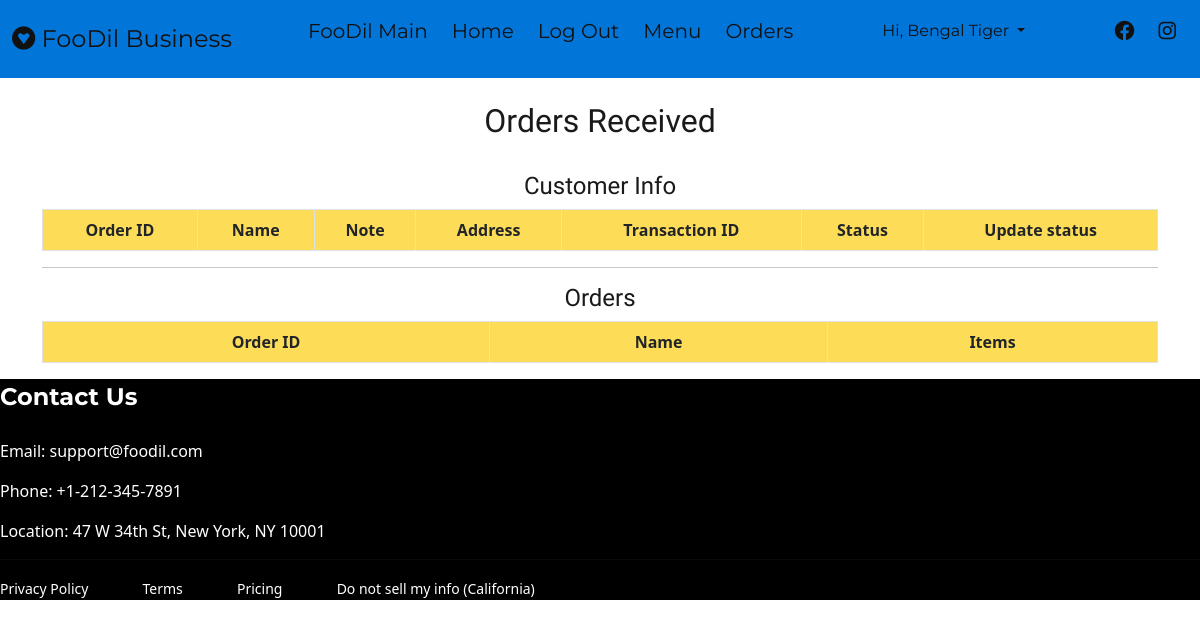
Page /restaurant/orders/ (signed in) on the earlier database version.
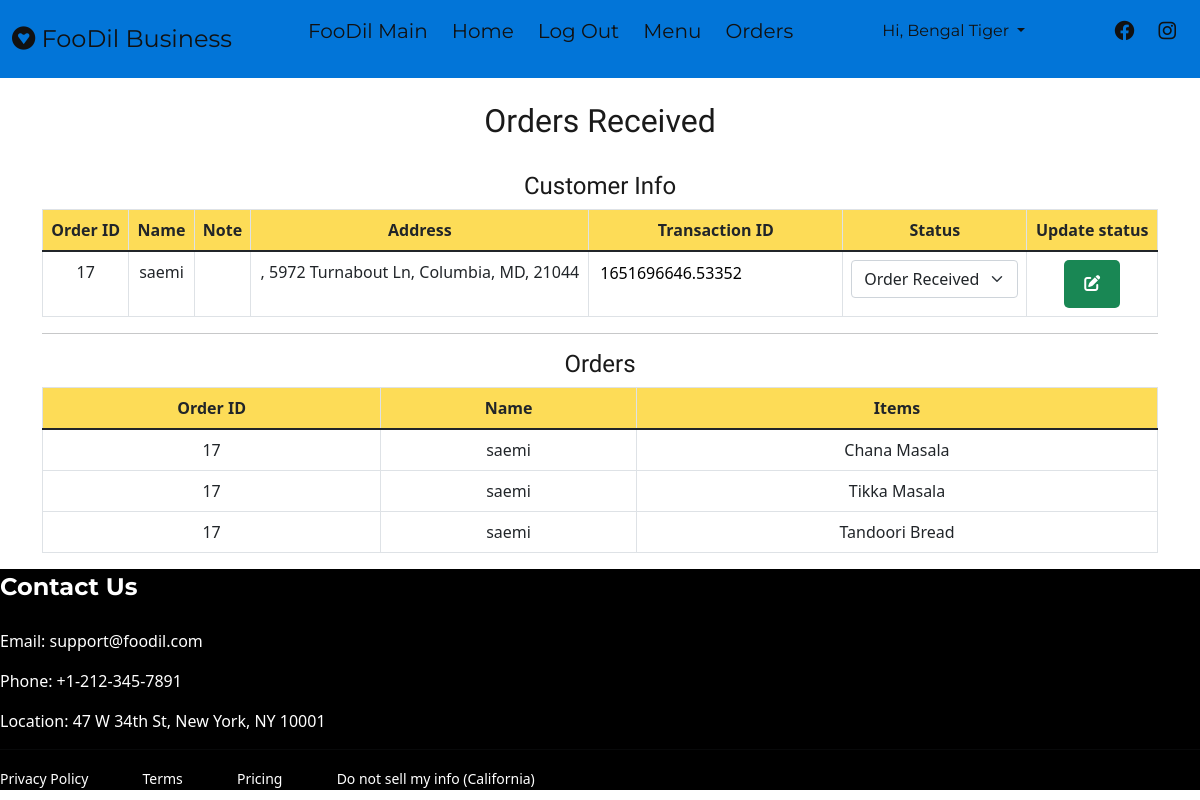
Same page on the later database version.
### restaurant/models.py (models this page shows, shortened)
class Restaurant_Account(models.Model):
    user = models.OneToOneField(User, on_delete=models.CASCADE)
    is_customer = models.BooleanField(default=False)
    is_restaurant = models.BooleanField(default=True)
    restaurantID = models.AutoField(primary_key=True)
    name = models.CharField(max_length=200)
    isActive = models.BooleanField(default=True)
    image = models.ImageField(upload_to='images/', blank=True)
    phoneNumberRegex = RegexValidator(regex = r"^(?:(?:\+?1\s*(?:[.-]\s*)?)?(?:\(\s*([2-9]1[02-9]|[2-9][02-8]1|[2-9][02-8][02-9])\s*\)|([2-9]1[02-9]|[2-9][02-8]1|[2-9][02-8][02-9]))\s*(?:[.-]\s*)?)?([2-9]1[02-9]|[2-9][02-9]1|[2-9][02-9]{2})\s*(?:[.-]\s*)?([0-9]{4})(?:\s*(?:#|x\.?|ext\.?|extension)\s*(\d+))?$")
    phone = models.CharField(validators = [phoneNumberRegex], max_length = 12, unique = True)
    website = models.URLField(blank=True)
    country = models.CharField(max_length=50)
    hours = models.CharField(max_length=150, null=True, blank=True)

class Menu(models.Model):
    restaurantID = models.ForeignKey(Restaurant_Account, on_delete=models.CASCADE, default=None, null=True)
    item = models.CharField(max_length=100)
    itemImage = models.ImageField(upload_to='images/', blank=True)
    price = models.DecimalField(max_digits=6, decimal_places=2)
    category = models.CharField(
        max_length=20,
        choices=CHOICES)
    def __str__(self):
        return self.item

### customer/models.py (models this page shows, shortened)
class DeliveryAddress(models.Model):
    username = models.ForeignKey(Customer_Account, on_delete=models.SET_NULL, null=True)
    order = models.ForeignKey(Order, on_delete=models.SET_NULL, blank=True, null=True)
    address_1 = models.CharField(max_length=200)
    address_2 = models.CharField(max_length=100)
    city = models.CharField(max_length=100)
    state = models.CharField(
        max_length=50,
        choices=[('', 'Choose state'),('AL', 'Alabama'),('AK', 'Alaska'),('AZ', 'Arizona'),('AR', 'Arkansas'),('CA', 'California'),('CO', 'Colorado'),('CT', 'Conneticut'),('DE', 'Delaware'),('DC', 'Dist. of Columbia'),('FL', 'Florida'),('GA', 'Georgia'),('GU', 'Guam'),('HI', 'Hawaii'),('ID', 'Idaho'),('IL', 'Illinois'),('IN', 'Indiana'),('IA', 'Iowa'),('KS', 'Kansas'),('KY', 'Kentucky'),('LA', 'Louisiana'),('ME', 'Maine'),('MD', 'Maryland'),('MA', 'Massachusetts'),('MI', 'Michigan'),('MIN', 'Minnesota'),('MS', 'Mississippi'),('MO', 'Missouri'),('MT', 'Montana'),('NE', 'Nebraska'),('NV', 'Nervada'),('NH', 'New Hampshire'),('NJ', 'New Jersey'),('NM', 'New Mexico'),('NY', 'New York'),('NC', 'North Carolina'),('ND', 'North Dakota'),('OH', 'Ohio'),('OK', 'Oklahoma'),('OR', 'Oregon'),('PA', 'Pennsylvania'),('RI', 'Rhode Island'),('SC', 'South Carolina'),('SD', 'South Dakota'),('TN', 'Tennessee'),('TX', 'Texas'),('UT', 'Utha'),('VT', 'Vermont'),('VA', 'Virginia'),('WA', 'Washington'),('WV', 'West Virginia'),('WI', 'Wisconsin'),('WY', 'Wyoming')])
    zip_code = models.CharField(max_length=20)
    delivery_option = models.CharField(max_length=30, choices=[('Leave at door', 'Leave at door'), ('Hand it to me', 'Hand it to me')], default='Leave at door')
    addedDate = models.DateTimeField(auto_now_add=True)
    note = models.CharField(max_length=255, default=None, null=True, blank=True)
    status = models.CharField(max_length=30, choices=[('current status', 'current status'), ('Order Received', 'Order Received'), ('Preparing', 'Preparing'), ('Picked up', 'Picked up'), ('Delivered', 'Delivered')], default="current status")
    restaurantID = models.CharField(max_length=10, null=True, blank=True, default=0)
    transaction_id = models.CharField(max_length=200, null=True, blank=True)

class Order(models.Model):
    username = models.ForeignKey(Customer_Account, on_delete=models.SET_NULL, null=True)
    restaurantID = models.ForeignKey(Restaurant_Account, on_delete=models.SET_NULL, null=True)
    orderedDate = models.DateTimeField(auto_now_add=True)
    complete = models.BooleanField(default=False, null=True, blank=True)
    transaction_id = models.CharField(max_length=200, null=True)
    def __str__(self):
        return self.username.user.username

class Customer_Account(models.Model):
    user = models.OneToOneField(User, on_delete=models.CASCADE, primary_key=True)
    is_customer = models.BooleanField(default=True)
    is_restaurant = models.BooleanField(default=False)
    phoneNumberRegex = RegexValidator(regex = r"^(?:(?:\+?1\s*(?:[.-]\s*)?)?(?:\(\s*([2-9]1[02-9]|[2-9][02-8]1|[2-9][02-8][02-9])\s*\)|([2-9]1[02-9]|[2-9][02-8]1|[2-9][02-8][02-9]))\s*(?:[.-]\s*)?)?([2-9]1[02-9]|[2-9][02-9]1|[2-9][02-9]{2})\s*(?:[.-]\s*)?([0-9]{4})(?:\s*(?:#|x\.?|ext\.?|extension)\s*(\d+))?$")
    phone = models.CharField(validators = [phoneNumberRegex], max_length = 15, unique = True)
    address_1 = models.CharField(max_length=200)
    address_2 = models.CharField(max_length=100)
    city = models.CharField(max_length=100)
    state = models.CharField(
        max_length=50,
        choices=[('', 'Choose state'),('AL', 'Alabama'),('AK', 'Alaska'),('AZ', 'Arizona'),('AR', 'Arkansas'),('CA', 'California'),('CO', 'Colorado'),('CT', 'Conneticut'),('DE', 'Delaware'),('DC', 'Dist. of Columbia'),('FL', 'Florida'),('GA', 'Georgia'),('GU', 'Guam'),('HI', 'Hawaii'),('ID', 'Idaho'),('IL', 'Illinois'),('IN', 'Indiana'),('IA', 'Iowa'),('KS', 'Kansas'),('KY', 'Kentucky'),('LA', 'Louisiana'),('ME', 'Maine'),('MD', 'Maryland'),('MA', 'Massachusetts'),('MI', 'Michigan'),('MIN', 'Minnesota'),('MS', 'Mississippi'),('MO', 'Missouri'),('MT', 'Montana'),('NE', 'Nebraska'),('NV', 'Nervada'),('NH', 'New Hampshire'),('NJ', 'New Jersey'),('NM', 'New Mexico'),('NY', 'New York'),('NC', 'North Carolina'),('ND', 'North Dakota'),('OH', 'Ohio'),('OK', 'Oklahoma'),('OR', 'Oregon'),('PA', 'Pennsylvania'),('RI', 'Rhode Island'),('SC', 'South Carolina'),('SD', 'South Dakota'),('TN', 'Tennessee'),('TX', 'Texas'),('UT', 'Utha'),('VT', 'Vermont'),('VA', 'Virginia'),('WA', 'Washington'),('WV', 'West Virginia'),('WI', 'Wisconsin'),('WY', 'Wyoming')])
    zip_code = models.CharField(max_length=20)
    def __str__(self):
        return self.user.username

class OrderItem(models.Model):
    restaurantID = models.ForeignKey(Restaurant_Account, on_delete=models.SET_NULL, null=True)
    item = models.ForeignKey(Menu, on_delete=models.SET_NULL, blank=True, null=True)
    order = models.ForeignKey(Order, on_delete=models.SET_NULL, blank=True, null=True)
    quantity = models.IntegerField(default=0, null=True, blank=True)
    addedDate = models.DateTimeField(auto_now_add=True)
    isPaid = models.BooleanField(default=False, null=True, blank=True)
    transaction_id = models.CharField(max_length=200, null=True, blank=True)

### restaurant/decorators.py (the view)
        def wrapper_func(request, *args, **kwargs):
            group = None
            if request.user.groups.exists():
                group = request.user.groups.all()[0].name
            if group in allowed_roles:
                return view_func(request, *args, **kwargs)
            else:
                return HttpResponse('You are not authorized to view this page. You need to login with a business account. To sign up or login, please logout first.')

### restaurant/views.py (called while the page is built)
@login_required(login_url='r_login')
@allowed_users(allowed_roles=['admin', 'restaurant'])
def Orders(request):
    rid = request.user.restaurant_account.restaurantID
    info = DeliveryAddress.objects.filter(restaurantID=rid)
    orders = OrderItem.objects.filter(restaurantID=rid)
    items = OrderItem.objects.values('transaction_id').annotate(
        customer=F('order__username'),
        tid=F('transaction_id'),
        ordered=F('item'),
    ).values('customer','tid', 'ordered')
    context = {'info': info, 'orders': orders, 'items': items, }
    return render(request, 'restaurant/orders.html', context)

### templates/restaurant/orders.html (shortened to what this page needs)
{% extends 'restaurant/base.html' %}
{% load crispy_forms_tags %}
{% block content %}
<div class="container">
    <br>
    <center>
        <h2>Orders Received</h2>
    </center>
    <br>
    <h4 class="text-center">Customer Info</h4>
    <table class="table table-bordered text-center">
        <thead style="background-color: #fddc57;">
            <tr>
                <th scope="col">Order ID</th>
                <th scope="col">Name</th>
                <th scope="col">Note</th>
                <th scope="col">Address</th>
                <th scope="col">Transaction ID</th>
                <th scope="col">Status</th>
                <th scope="col">Update status</th>
            </tr>
        </thead>
        <tbody>
            {% for x in info %}
            <tr>
                <td>{{x.order.id}}</td>
                <td>{{x.username}}</td>
                <td>{{x.note}}</td>
                <td>{{x.address_2}}, {{x.address_1}}, {{x.city}}, {{x.state}}, {{x.zip_code}}</td>
                <td>
                    <input style="border: none;" type="text" name='transaction_id' readonly
                        value="{{x.transaction_id}}">
                </td>
                <form id="form" class="sForm">
                    <td>
                        <select name="status" id="status" class="form-select form-select-md"
                            aria-label=".form-select-sm example">
                            <option selected disabled>{{x.status}}</option>
                        </select>
                    </td>
                    <td><button data-trans={{x.transaction_id}} class="myBtn btn-success update-btn"><i
                                class="fa-solid fa-pen-to-square"></i></button>
                    </td>
                </form>
            </tr>
            {% endfor %}
        </tbody>
    </table>
    <hr>
    <h4 class="text-center">Orders</h4>
    <table class="table table-bordered text-center">
        <thead style="background-color: #fddc57;">
            <tr>
                <th scope="col">Order ID</th>
                <th scope="col">Name</th>
                <th scope="col">Items</th>
            </tr>
        </thead>
        <tbody>
            {% for order in orders %}
            <tr>
                <td>{{order.order.id}}</td>
                <td>{{order.order}}</td>
                <td>{{order.item}}</td>
            </tr>
            {% endfor %}
        </tbody>
    </table>
</div>
{% endblock %}

### templates/restaurant/base.html (shortened to what this page needs)
{% load static %}
<!DOCTYPE html>
<html lang="en">
<head>
    <link rel="stylesheet" href="{% static 'restaurant/css/style.css' %}?after">
    <link href="https://cdn.jsdelivr.net/npm/bootstrap@5.1.3/dist/css/bootstrap.min.css" rel="stylesheet"
>
    <link rel="stylesheet" href="https://cdnjs.cloudflare.com/ajax/libs/font-awesome/6.0.0/css/all.min.css"
 />
</head>
<body>
    <div class="culmn">
        <nav class="main_navbar">
            <div class="navbar__logo">
                <i class="fa-brands fa-gratipay"></i>
                FooDil Business
            </div>
            <ul class="navbar__menu">
                <li><a href="{% url 'main' %}">FooDil Main</a></li>
                {% if user.is_authenticated %}
                <li><a href="{% url 'r_index' %}">Home</a></li>
                <li><a href="{% url 'r_logout' %}">Log Out</a></li>
                {% else %}
                <li><a href="{% url 'r_login' %}">Login</a></li>
                {% endif %}
                <li><a href="{% url 'menu'  %}">Menu</a></li>
                <li><a href="{% url 'orders'  %}">Orders</a></li>
            </ul>
            {% if user.is_authenticated %}
            <ul class="navbar__hello">
                <li id="hello-msg">
                    <div class="dropdown show">
                        <a class="btn myDropdown dropdown-toggle" href="#" role="button" id="dropdownMenuLink"
                            data-toggle="dropdown" aria-haspopup="true" aria-expanded="false"
                            style="box-shadow:none; outline:none;">
                            Hi, {{ user.restaurant_account.name }}
                        </a>
                    </div>
                </li>
            </ul>
            {% endif %}
            <ul class="navbar__links">
                <li><a href="http://facebook.com"><i class="fa-brands fa-facebook"></i></a></li>
                <li><a href="http://instagram.com"><i class="fa-brands fa-instagram"></i></a></li>
            </ul>
        </nav>
        {% block content %}
        {% endblock %}
    </div>
    {% include 'restaurant/footer.html' %}
</body>
</html>

### templates/restaurant/footer.html (shortened to what this page needs)
{% load static %}
<div id="wrapper">
    <div class="bg-black" id="footer">
        <section class="text-white" style="font-size: 24px; font-family: 'Montserrat', sans-serif; font-weight: bold;">
            Contact Us
        </section>
        <br>
        <section class="text-white">
            <p>Email: support@foodil.com</p>
            <p>Phone: +1-212-345-7891</p>
            <p>Location: 47 W 34th St, New York, NY 10001</p>
        </section>
        <hr>
        <small class="text-white company">Privacy Policy</small>
        <small class="text-white company">Terms</small>
        <small class="text-white company">Pricing</small>
        <small class="text-white compnay">Do not sell my info (California)</small>
    </div>
</div>

### restaurant/static/restaurant/css/style.css (style rules this page uses)
html, body { font-size: 16px; color: #797979; width: 100%; padding: 0; margin-left: 0; margin-right: 0; font-weight: 400; width: 100%; font-family: 'Raleway', sans-serif; }
.text-white { color: #fff !important; }
h1, h2, h3, h4, h5, h6 { margin: 0; font-family: 'Raleway', sans-serif; color: #1a1a1a; margin-bottom: 10px; }
h2 { font-size: 2.5rem; line-height: 3rem; }
h4 { font-size: 1.6rem; line-height: 2.2rem; }
.bg-black { background-color: #222222; }
.culmn { width: 100%; overflow: hidden; ; }
.main_navbar { display: flex; justify-content: space-between; align-items: center; background-color: #0275d8; padding: 8px 12px; font-family: 'Montserrat', sans-serif; }
.main_navbar a { text-decoration: none; color: #111; }
.navbar__logo { font-size: 24px; color: #111; }
.navbar__menu { font-size: 20px; display: flex; list-style: none; padding-left: 0; }
.navbar__hello { font-size: 20px; display: flex; list-style: none; padding-left: 0; }
.navbar__links { font-size: 20px; list-style: none; color: #111; display: flex; padding-left: 0; }
.navbar__links li { padding: 8px 12px; }
.navbar__menu li { padding: 8px 12px; }
.myBtn, .myDropdown { padding: 12px 20px; border-radius: 5px; border-style: none; font-family: 'Montserrat', sans-serif; background-color: #0275d8; font-weight: bold; }

### templates/restaurant/footer.html (style rules this page uses)
.company { margin-right: 50px; }

Differences in the rows shown:
added DeliveryAddress: order.id "17", username "saemi", address_1 "5972 Turnabout Ln", city "Columbia", state "MD", zip_code "21044", transaction_id "1651696646.53352", status "Order Received"
added OrderItem: order.id "17", order "saemi", item "Chana Masala"
added OrderItem: order.id "17", order "saemi", item "Tikka Masala"
added OrderItem: order.id "17", order "saemi", item "Tandoori Bread"
